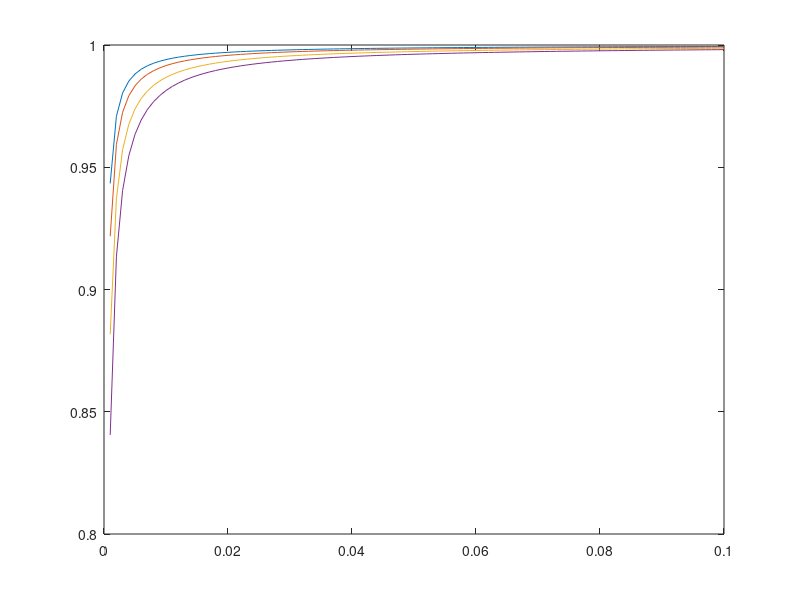

This figure's MATLAB source:


La_s = 1e-3:1e-3:1e-1;
La_e = 60e-6;

Pr = zeros(4,numel(La_s));

alpha = 4;
a = 1;
Pr(1,:) = La_s ./ (La_s + a^(2/alpha)*La_e);

alpha = 4;
a = 2;
Pr(2,:) = La_s ./ (La_s + a^(2/alpha)*La_e);


alpha = 4;
a = 5;
Pr(3,:) = La_s ./ (La_s + a^(2/alpha)*La_e);

alpha = 4;
a = 10;
Pr(4,:) = La_s ./ (La_s + a^(2/alpha)*La_e);

plot(La_s,Pr)
